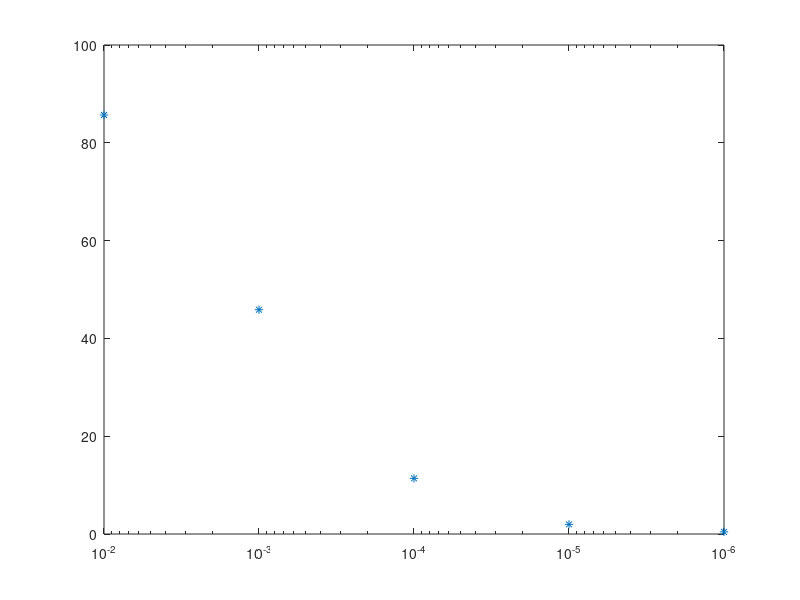
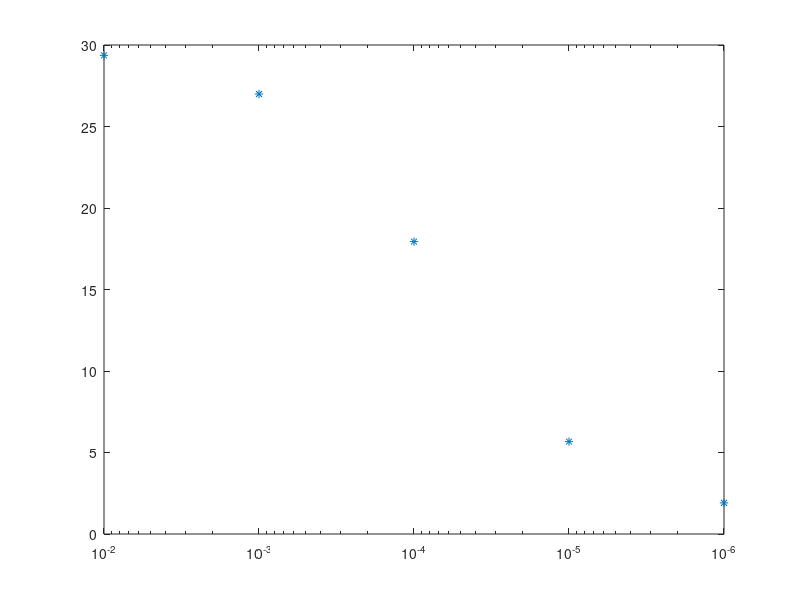
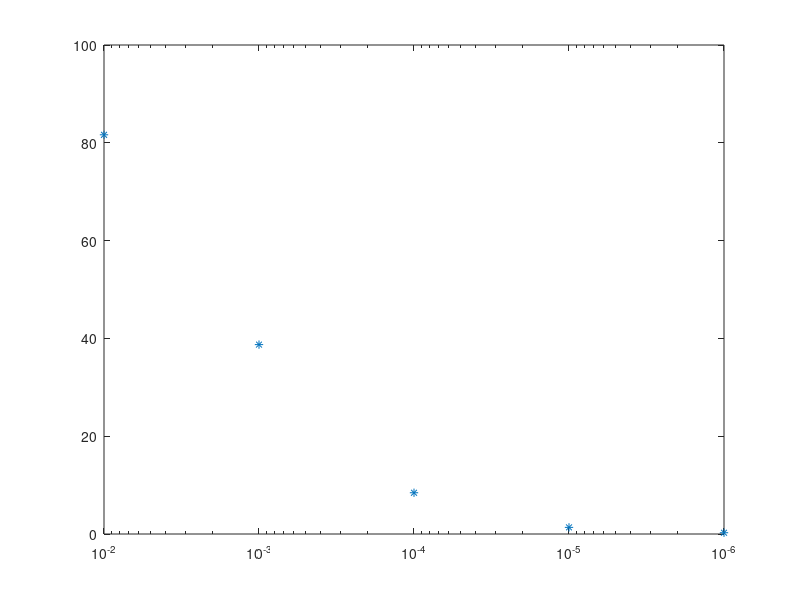
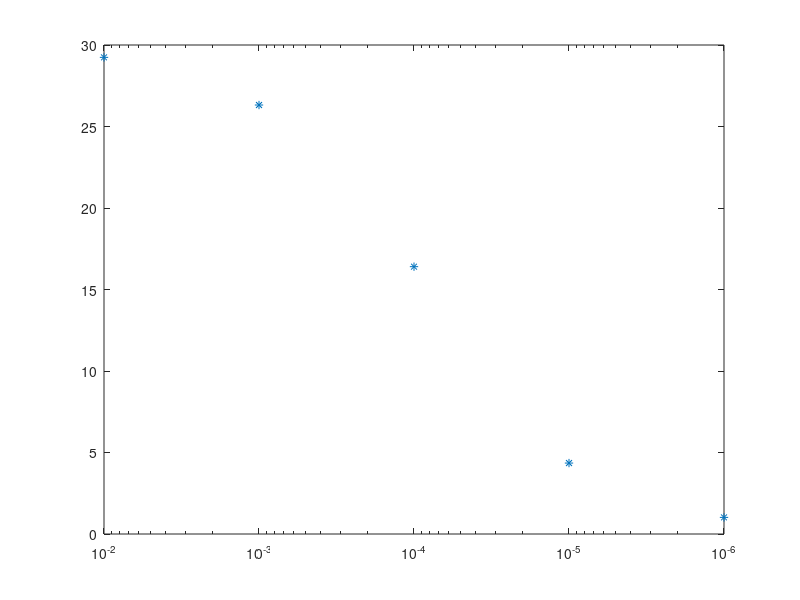

Recreate these plots in MATLAB, in order.

clear all
close all
clc

% smooth loga
regu = [1e-2;  1e-3;  1e-4;  1e-5;  1e-6];
misfit = [8.568545e+01;  4.586514e+01;  1.137602e+01;  1.969683e+00;  4.375895e-01];

figure
semilogx(regu, misfit,'*')
set(gca,'XDir','Reverse');


% smooth ampdiff
regu = [1e-2;  1e-3;  1e-4;  1e-5;  1e-6];
misfit = [2.936537e+01;  2.699236e+01;  1.793781e+01;  5.668404e+00;  1.908705e+00];

figure
semilogx(regu, misfit,'*')
set(gca,'XDir','Reverse');





% coarse loga
regu = [1e-2;  1e-3;  1e-4;  1e-5;  1e-6];
misfit = [8.163603e+01;  3.873114e+01;  8.436142e+00;  1.356098e+00;  2.594611e-01];

figure
semilogx(regu, misfit,'*')
set(gca,'XDir','Reverse');


% coarse ampdiff
regu = [1e-2;  1e-3;  1e-4;  1e-5;  1e-6];
misfit = [2.924174e+01;  2.631791e+01;  1.640061e+01;  4.352361e+00;  1.019265e+00];

figure
semilogx(regu, misfit,'*')
set(gca,'XDir','Reverse');





% smooth wd
regu = [1e-2;  1e-3;  1e-4;  1e-5;  1e-6];
misfit = [1.310099e+02;  1.282889e+02;  1.157190e+02;  1.005077e+02;  8.944697e+01];

figure
semilogx(regu, misfit,'*')
set(gca,'XDir','Reverse');